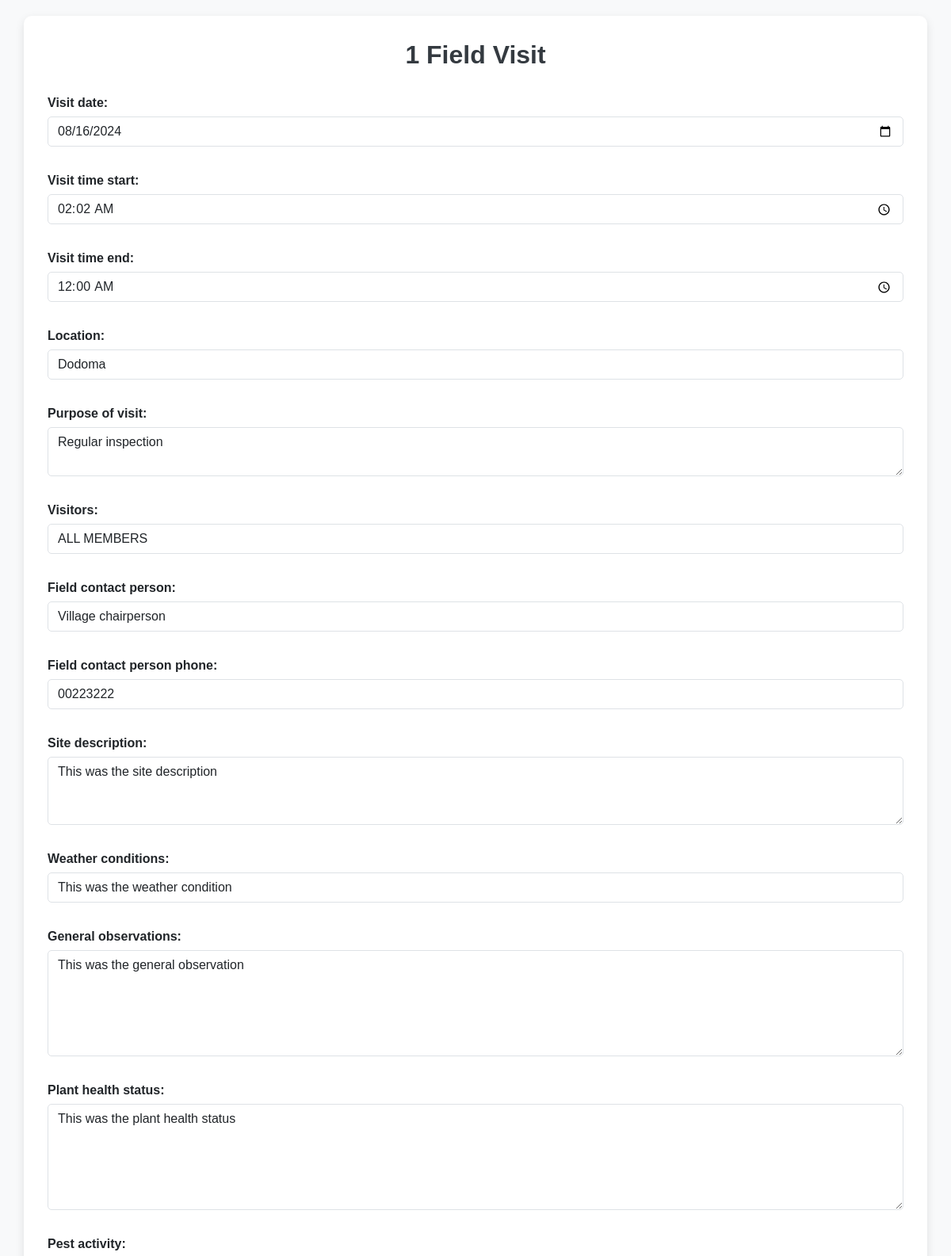
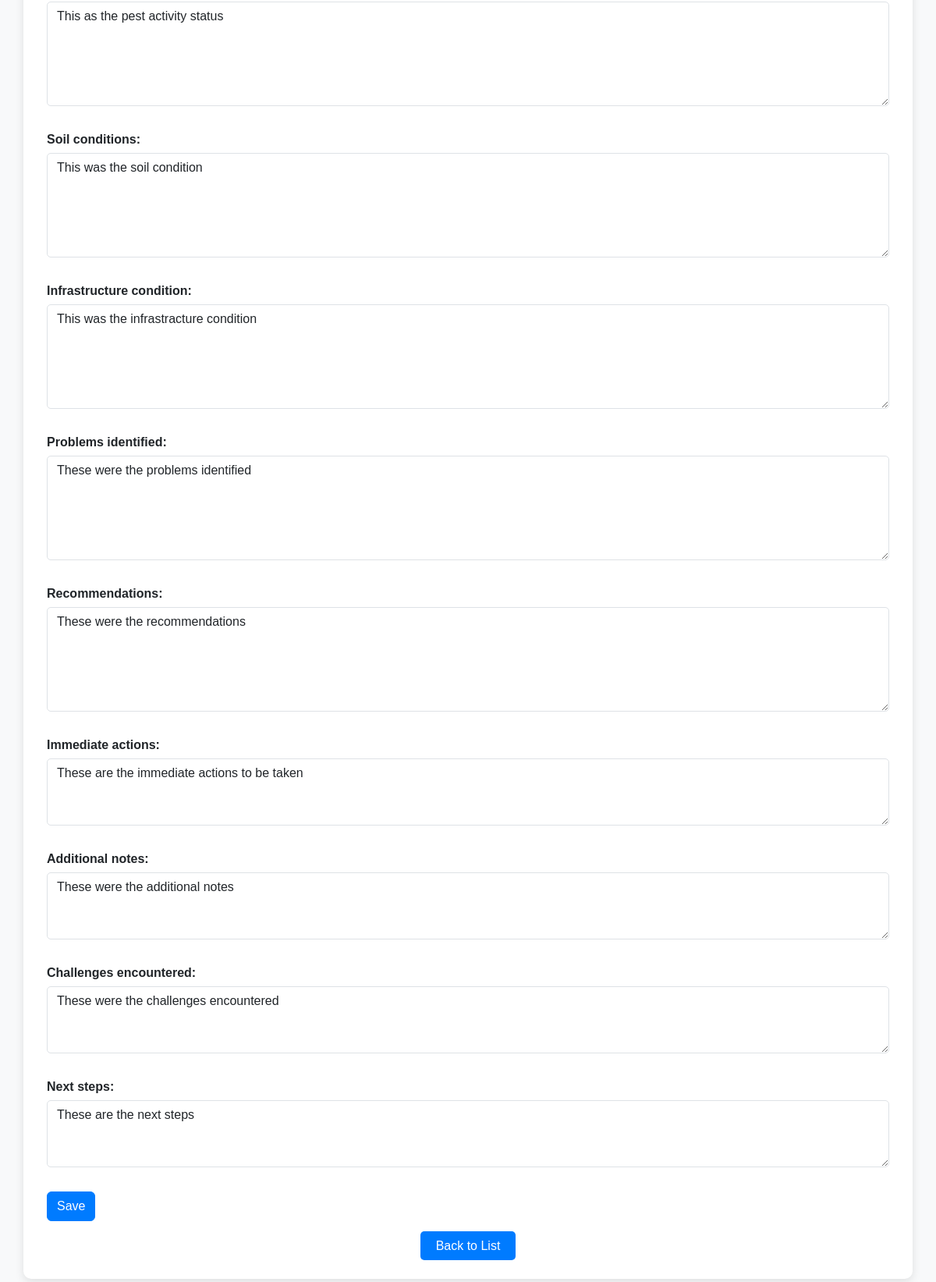
Page /fieldvisits/fieldvisits/field_visit/1/update/ on the committed database (2 pictures, top to bottom).
### FieldVisit/models.py (models this page shows, shortened)
class FieldVisitReport(models.Model):
    visit_date = models.DateField()
    visit_time_start = models.TimeField()
    visit_time_end = models.TimeField()
    location = models.CharField(max_length=255)
    purpose_of_visit = models.TextField()
    visitors = models.CharField(max_length=255)
    field_contact_person = models.CharField(max_length=255)
    field_contact_person_phone = models.CharField(max_length=20, blank=True, null=True)
    site_description = models.TextField()
    weather_conditions = models.CharField(max_length=255)
    general_observations = models.TextField()
    plant_health_status = models.TextField()
    pest_activity = models.TextField()
    soil_conditions = models.TextField()
    infrastructure_condition = models.TextField()
    problems_identified = models.TextField()
    recommendations = models.TextField()
    immediate_actions = models.TextField()
    additional_notes = models.TextField(blank=True, null=True)
    challenges_encountered = models.TextField(blank=True, null=True)
    next_steps = models.TextField(blank=True, null=True)

### FieldVisit/views.py (the view)
# urls.py: path('fieldvisits/field_visit/<int:pk>/update/', views.update_field_visit, name='update_field_visit'),
def update_field_visit(request, pk):
    visit = get_object_or_404(FieldVisitReport, pk=pk)
    if request.method == 'POST':
        form = FieldVisitReportForm(request.POST, request.FILES, instance=visit)
        if form.is_valid():
            form.save()
            return redirect('field_visit_report_detail', pk=visit.pk)
    else:
        form = FieldVisitReportForm(instance=visit)
    return render(request, 'FieldVisit/field_visit_report_form.html', {'form': form, 'visit': visit})

### FieldVisit/Templates/FieldVisit/field_visit_report_form.html (shortened to what this page needs)
<!DOCTYPE html>
<html lang="en">
<head>
    <link href="https://cdn.jsdelivr.net/npm/bootstrap@5.3.0/dist/css/bootstrap.min.css" rel="stylesheet">
</head>
<body>
    <div class="container col-md-12">
        <h2>{{ form.instance.id|default:"New" }} Field Visit</h2>
        <form method="post">
            <div class="row">
                {% for field in form %}
                    <div class="col-md-12 mb-3">
                        <div class="form-group">
                            {{ field.label_tag }}
                            {{ field }}
                        </div>
                    </div>
                {% endfor %}
            </div>
            <button type="submit" class="btn btn-primary">Save</button>
        </form>
        <div class="btn-container">
            <a href="{% url 'field_visit_report_list' %}">Back to List</a>
        </div>
    </div>
</body>
</html>

### FieldVisit/Templates/FieldVisit/field_visit_report_form.html (style rules this page uses)
body { background-color: #f8f9fa; font-family: 'Arial', sans-serif; padding: 20px; }
.container { background-color: #fff; padding: 30px; border-radius: 10px; box-shadow: 0 4px 12px rgba(0, 0, 0, 0.1); margin: auto; }
h2 { text-align: center; color: #343a40; font-weight: bold; margin-bottom: 30px; }
.form-group { margin-bottom: 15px; }
.form-group label { font-weight: 600; display: block; margin-bottom: 5px; }
.form-control { border-radius: 5px; }
.btn-primary { background-color: #007bff; border-color: #007bff; }
.btn-container { text-align: center; margin-top: 20px; }
.btn-container a { margin: 0 10px; padding: 10px 20px; background-color: #007bff; color: white; border-radius: 5px; text-decoration: none; }

### rows in the picture
FieldVisitReport: instance.id "1", form "08/16/2024" "02:02:00" "00:00:00" "Dodoma" "Regular inspection" "ALL MEMBERS" "Village chairperson" "00223222" "This was the site description" "This was the weather condition" "This was the general observation" "This was the plant health status" "This as the pest activity status" "This was the soil condition" "This was the infrastracture condition" "These were the problems identified" "These were the recommendations" "These are the immediate actions to be taken" "These were the additional notes" "These were the challenges encountered" "These are the next steps"

### other values in the picture
{{ field.label_tag }} "Visit date:" "Visit time start:" "Visit time end:" "Location:" "Purpose of visit:" "Visitors:" "Field contact person:" "Field contact person phone:" "Site description:" "Weather conditions:" "General observations:" "Plant health status:" "Pest activity:" "Soil conditions:" "Infrastructure condition:" "Problems identified:" "Recommendations:" "Immediate actions:" "Additional notes:" "Challenges encountered:" "Next steps:"
